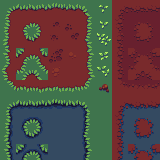

The image is a tile-based game level rendered from a .tmx file. Its description and source (layers, tilesets, objects; grid data summarised) follow:
An orthogonal 10x10 tile map with 16x16 px tiles, 1 tile layer (Kachelebene 1).

<map version="1.0" orientation="orthogonal" renderorder="right-down" width="10" height="10" tilewidth="16" tileheight="16" nextobjectid="1">
 <tileset firstgid="1" name="buch-outdoor" tilewidth="16" tileheight="16" tilecount="288" columns="24">
  <image source="tilesets/buch-outdoor.png" width="384" height="192" />
 </tileset>
 <layer name="Kachelebene 1" width="10" height="10">
  <data>[100 cells, 100 non-empty, 100 distinct tile ids]</data>
 </layer>
</map>
